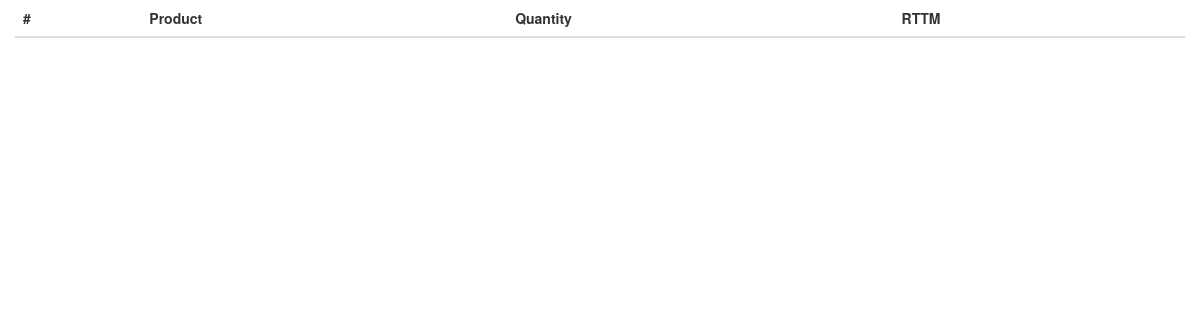
/order/ (signed in), run on an earlier commit of the app's database.
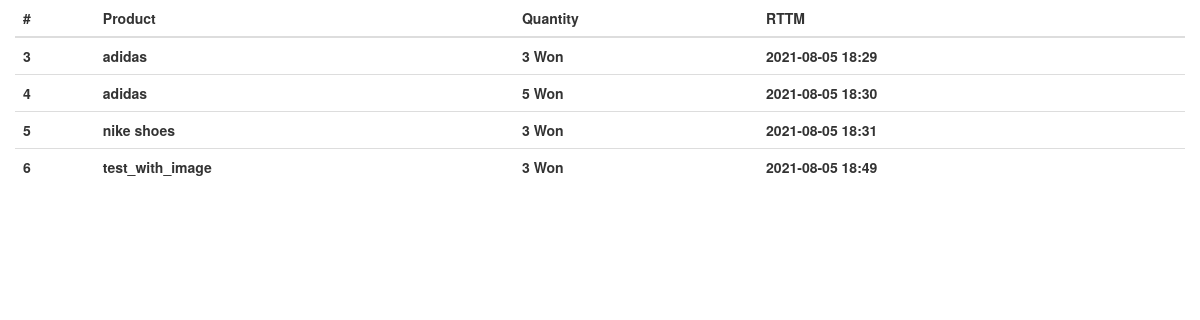
And on a later commit of the database.
### order/models.py (models this page shows, shortened)
class Order(models.Model):
    user = models.ForeignKey(
        'user.User', on_delete=models.CASCADE, verbose_name="USER")
    product = models.ForeignKey(
        "product.Product", on_delete=models.CASCADE, verbose_name="PRODUCT")
    quantity = models.IntegerField(verbose_name="QUANTITY")
    register_date = models.DateTimeField(
        auto_now_add=True, verbose_name="REGI DATE")
    class Meta:
        db_table = "Shopping_Order"
        verbose_name = "Order"
        verbose_name_plural = "Order"

### product/models.py (models this page shows)
class Product(models.Model):
    name = models.CharField(max_length=256, verbose_name="PRODUCT NAME")
    price = models.IntegerField(verbose_name="PRODUCT PRICE")
    description = models.TextField(verbose_name="PRODUCT DESCRIPTION")
    stock = models.IntegerField(verbose_name="STOCK")
    register_date = models.DateTimeField(
        auto_now_add=True, verbose_name="REGI DATE")
    def __str__(self):
        return self.name
    class Meta:
        db_table = "Shopping_Product"
        verbose_name = "Product"
        verbose_name_plural = "Product"

### order/views.py (the view)
# urls.py: path('order/', OrderList.as_view()),
@method_decorator(login_required, name='dispatch')
class OrderList(ListView):
    template_name = 'order.html'
    context_object_name = 'order_list'
    def get_queryset(self, **kwargs):
        queryset = Order.objects.filter(user__email=self.request.session.get('user'))
        return queryset

### user/decorator.py (called while the page is built)
def login_required(function):
  def wrap(request, *args, **kwargs):
    user = request.session.get('user')
    if user is None or not user:
      return redirect('/login/')
    else:
      return function(request, *args, **kwargs)
  return wrap

### order/templates/order.html (shortened to what this page needs)
{% extends "base.html"%}
{% load humanize %}
{% block contents %}
<div class="row mt-5">
  <div class="col-12">
    <table class="table table-light">
      <thead class="thead-light">
        <tr>
          <th>#</th>
          <th>Product</th>
          <th>Quantity</th>
          <th>RTTM</th>
        </tr>
      </thead>
      <tbody class="text-dark">
        {% for order in order_list %}
        <tr>
          <th scope="row">{{ order.id }}</th>
          <th scope="row">{{ order.product }}</th>
          <th scope="row">{{ order.quantity|intcomma }} Won</th>
          <th scope="row">{{ order.register_date|date:'Y-m-d H:i' }}</th>
        </tr>
        {% endfor %}
      </tbody>
    </table>
  </div>
</div>
{% endblock %}

What changed in the data, as far as the page shows it:
added Order: id "3", product "adidas", quantity "3", register_date "2021-08-05 18:29"
added Order: id "4", product "adidas", quantity "5", register_date "2021-08-05 18:30"
added Order: id "5", product "nike shoes", quantity "3", register_date "2021-08-05 18:31"
added Order: id "6", product "test_with_image", quantity "3", register_date "2021-08-05 18:49"
